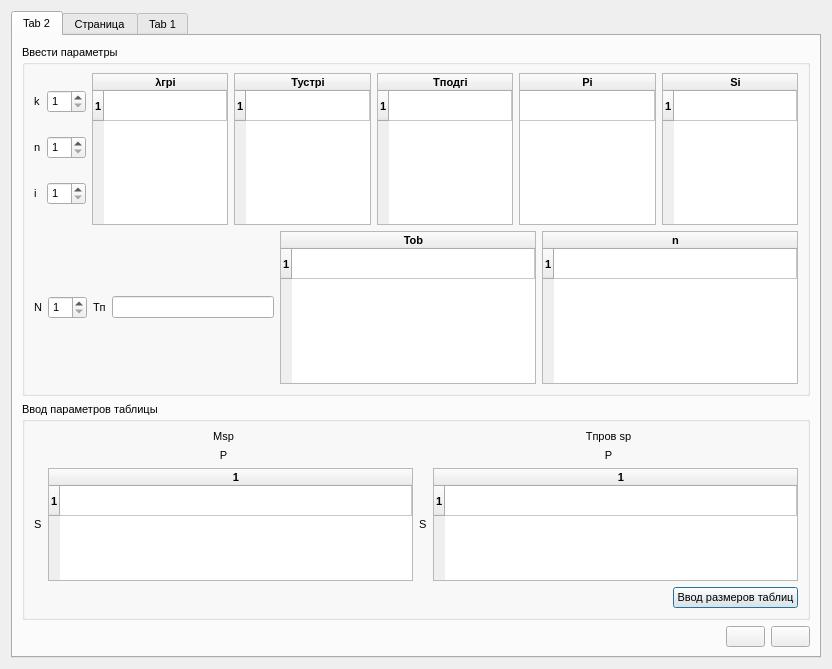
<?xml version="1.0" encoding="UTF-8"?>
<ui version="4.0">
 <class>ost4_83</class>
 <widget class="QDialog" name="ost4_83">
  <property name="geometry">
   <rect>
    <x>0</x>
    <y>0</y>
    <width>832</width>
    <height>669</height>
   </rect>
  </property>
  <property name="font">
   <font>
    <pointsize>8</pointsize>
   </font>
  </property>
  <property name="windowTitle">
   <string>Время восстановления составной части</string>
  </property>
  <property name="autoFillBackground">
   <bool>false</bool>
  </property>
  <layout class="QGridLayout" name="gridLayout_2">
   <item row="0" column="0">
    <widget class="QTabWidget" name="tabWidget">
     <property name="enabled">
      <bool>true</bool>
     </property>
     <property name="acceptDrops">
      <bool>false</bool>
     </property>
     <property name="autoFillBackground">
      <bool>true</bool>
     </property>
     <property name="currentIndex">
      <number>0</number>
     </property>
     <property name="usesScrollButtons">
      <bool>false</bool>
     </property>
     <property name="documentMode">
      <bool>false</bool>
     </property>
     <property name="tabsClosable">
      <bool>false</bool>
     </property>
     <property name="movable">
      <bool>true</bool>
     </property>
     <property name="tabBarAutoHide">
      <bool>false</bool>
     </property>
     <widget class="QWidget" name="widget">
      <attribute name="title">
       <string>Tab 2</string>
      </attribute>
      <layout class="QGridLayout" name="gridLayout_4">
       <item row="0" column="0">
        <layout class="QVBoxLayout" name="verticalLayout_25">
         <item>
          <widget class="QGroupBox" name="groupBox">
           <property name="title">
            <string>Ввести параметры</string>
           </property>
           <layout class="QGridLayout" name="gridLayout_3">
            <item row="0" column="0">
             <layout class="QVBoxLayout" name="verticalLayout">
              <item>
               <layout class="QHBoxLayout" name="horizontalLayout_6">
                <item>
                 <layout class="QVBoxLayout" name="verticalLayout_2">
                  <item>
                   <layout class="QHBoxLayout" name="horizontalLayout_2">
                    <item>
                     <widget class="QLabel" name="label_5">
                      <property name="text">
                       <string>k</string>
                      </property>
                     </widget>
                    </item>
                    <item>
                     <widget class="QSpinBox" name="spinBox_k">
                      <property name="minimum">
                       <number>1</number>
                      </property>
                      <property name="value">
                       <number>1</number>
                      </property>
                     </widget>
                    </item>
                   </layout>
                  </item>
                  <item>
                   <layout class="QHBoxLayout" name="horizontalLayout_3">
                    <item>
                     <widget class="QLabel" name="label_16">
                      <property name="text">
                       <string>n</string>
                      </property>
                     </widget>
                    </item>
                    <item>
                     <widget class="QSpinBox" name="spinBox_n">
                      <property name="minimum">
                       <number>1</number>
                      </property>
                      <property name="value">
                       <number>1</number>
                      </property>
                     </widget>
                    </item>
                   </layout>
                  </item>
                  <item>
                   <layout class="QHBoxLayout" name="horizontalLayout_4">
                    <item>
                     <widget class="QLabel" name="label_17">
                      <property name="text">
                       <string>i</string>
                      </property>
                     </widget>
                    </item>
                    <item>
                     <widget class="QSpinBox" name="spinBox_i">
                      <property name="minimum">
                       <number>1</number>
                      </property>
                     </widget>
                    </item>
                   </layout>
                  </item>
                 </layout>
                </item>
                <item>
                 <widget class="QTableWidget" name="tableWidget_lambda">
                  <property name="font">
                   <font>
                    <weight>75</weight>
                    <bold>true</bold>
                   </font>
                  </property>
                  <property name="rowCount">
                   <number>1</number>
                  </property>
                  <attribute name="horizontalHeaderVisible">
                   <bool>true</bool>
                  </attribute>
                  <attribute name="horizontalHeaderCascadingSectionResizes">
                   <bool>false</bool>
                  </attribute>
                  <attribute name="horizontalHeaderHighlightSections">
                   <bool>true</bool>
                  </attribute>
                  <attribute name="horizontalHeaderShowSortIndicator" stdset="0">
                   <bool>false</bool>
                  </attribute>
                  <attribute name="horizontalHeaderStretchLastSection">
                   <bool>true</bool>
                  </attribute>
                  <attribute name="verticalHeaderVisible">
                   <bool>true</bool>
                  </attribute>
                  <attribute name="verticalHeaderCascadingSectionResizes">
                   <bool>false</bool>
                  </attribute>
                  <row/>
                  <column>
                   <property name="text">
                    <string>λгрi</string>
                   </property>
                  </column>
                 </widget>
                </item>
                <item>
                 <widget class="QTableWidget" name="tableWidget_Tustr">
                  <property name="font">
                   <font>
                    <weight>75</weight>
                    <bold>true</bold>
                   </font>
                  </property>
                  <property name="rowCount">
                   <number>1</number>
                  </property>
                  <attribute name="horizontalHeaderShowSortIndicator" stdset="0">
                   <bool>false</bool>
                  </attribute>
                  <attribute name="horizontalHeaderStretchLastSection">
                   <bool>true</bool>
                  </attribute>
                  <row/>
                  <column>
                   <property name="text">
                    <string>Тустрi</string>
                   </property>
                  </column>
                 </widget>
                </item>
                <item>
                 <widget class="QTableWidget" name="tableWidget_tpodg">
                  <property name="font">
                   <font>
                    <weight>75</weight>
                    <bold>true</bold>
                   </font>
                  </property>
                  <property name="mouseTracking">
                   <bool>false</bool>
                  </property>
                  <property name="tabletTracking">
                   <bool>false</bool>
                  </property>
                  <property name="acceptDrops">
                   <bool>false</bool>
                  </property>
                  <property name="autoFillBackground">
                   <bool>false</bool>
                  </property>
                  <property name="dragEnabled">
                   <bool>false</bool>
                  </property>
                  <property name="alternatingRowColors">
                   <bool>false</bool>
                  </property>
                  <property name="sortingEnabled">
                   <bool>false</bool>
                  </property>
                  <property name="rowCount">
                   <number>1</number>
                  </property>
                  <attribute name="horizontalHeaderCascadingSectionResizes">
                   <bool>false</bool>
                  </attribute>
                  <attribute name="horizontalHeaderShowSortIndicator" stdset="0">
                   <bool>false</bool>
                  </attribute>
                  <attribute name="horizontalHeaderStretchLastSection">
                   <bool>true</bool>
                  </attribute>
                  <attribute name="verticalHeaderCascadingSectionResizes">
                   <bool>false</bool>
                  </attribute>
                  <attribute name="verticalHeaderShowSortIndicator" stdset="0">
                   <bool>false</bool>
                  </attribute>
                  <attribute name="verticalHeaderStretchLastSection">
                   <bool>false</bool>
                  </attribute>
                  <row/>
                  <column>
                   <property name="text">
                    <string>Tподгi</string>
                   </property>
                  </column>
                 </widget>
                </item>
                <item>
                 <widget class="QTableWidget" name="tableWidget_p">
                  <property name="font">
                   <font>
                    <family>Segoe UI</family>
                    <weight>75</weight>
                    <bold>true</bold>
                    <kerning>true</kerning>
                   </font>
                  </property>
                  <property name="mouseTracking">
                   <bool>false</bool>
                  </property>
                  <property name="tabletTracking">
                   <bool>false</bool>
                  </property>
                  <property name="acceptDrops">
                   <bool>false</bool>
                  </property>
                  <property name="layoutDirection">
                   <enum>Qt::LeftToRight</enum>
                  </property>
                  <property name="alternatingRowColors">
                   <bool>false</bool>
                  </property>
                  <property name="showGrid">
                   <bool>true</bool>
                  </property>
                  <property name="sortingEnabled">
                   <bool>false</bool>
                  </property>
                  <property name="rowCount">
                   <number>1</number>
                  </property>
                  <attribute name="horizontalHeaderHighlightSections">
                   <bool>true</bool>
                  </attribute>
                  <attribute name="horizontalHeaderShowSortIndicator" stdset="0">
                   <bool>false</bool>
                  </attribute>
                  <attribute name="horizontalHeaderStretchLastSection">
                   <bool>true</bool>
                  </attribute>
                  <attribute name="verticalHeaderVisible">
                   <bool>false</bool>
                  </attribute>
                  <attribute name="verticalHeaderCascadingSectionResizes">
                   <bool>false</bool>
                  </attribute>
                  <attribute name="verticalHeaderHighlightSections">
                   <bool>true</bool>
                  </attribute>
                  <attribute name="verticalHeaderShowSortIndicator" stdset="0">
                   <bool>false</bool>
                  </attribute>
                  <attribute name="verticalHeaderStretchLastSection">
                   <bool>false</bool>
                  </attribute>
                  <row/>
                  <column>
                   <property name="text">
                    <string>Pi</string>
                   </property>
                  </column>
                 </widget>
                </item>
                <item>
                 <widget class="QTableWidget" name="tableWidget_s">
                  <property name="font">
                   <font>
                    <weight>75</weight>
                    <bold>true</bold>
                   </font>
                  </property>
                  <property name="rowCount">
                   <number>1</number>
                  </property>
                  <attribute name="horizontalHeaderShowSortIndicator" stdset="0">
                   <bool>false</bool>
                  </attribute>
                  <attribute name="horizontalHeaderStretchLastSection">
                   <bool>true</bool>
                  </attribute>
                  <row/>
                  <column>
                   <property name="text">
                    <string>Si</string>
                   </property>
                  </column>
                 </widget>
                </item>
               </layout>
              </item>
              <item>
               <layout class="QHBoxLayout" name="horizontalLayout_13">
                <item>
                 <layout class="QHBoxLayout" name="horizontalLayout_7">
                  <item>
                   <widget class="QLabel" name="label_13">
                    <property name="text">
                     <string>N</string>
                    </property>
                   </widget>
                  </item>
                  <item>
                   <widget class="QSpinBox" name="spinBox_N_2">
                    <property name="minimum">
                     <number>1</number>
                    </property>
                   </widget>
                  </item>
                  <item>
                   <widget class="QLabel" name="label_15">
                    <property name="text">
                     <string>Tп</string>
                    </property>
                   </widget>
                  </item>
                 </layout>
                </item>
                <item>
                 <widget class="QLineEdit" name="lineEdit_tp_2"/>
                </item>
                <item>
                 <layout class="QHBoxLayout" name="horizontalLayout_14">
                  <item>
                   <widget class="QTableWidget" name="tableWidget_Tob_2">
                    <property name="font">
                     <font>
                      <weight>75</weight>
                      <bold>true</bold>
                     </font>
                    </property>
                    <property name="mouseTracking">
                     <bool>false</bool>
                    </property>
                    <property name="tabletTracking">
                     <bool>false</bool>
                    </property>
                    <property name="acceptDrops">
                     <bool>false</bool>
                    </property>
                    <property name="autoFillBackground">
                     <bool>false</bool>
                    </property>
                    <property name="dragEnabled">
                     <bool>false</bool>
                    </property>
                    <property name="alternatingRowColors">
                     <bool>false</bool>
                    </property>
                    <property name="sortingEnabled">
                     <bool>false</bool>
                    </property>
                    <property name="rowCount">
                     <number>1</number>
                    </property>
                    <attribute name="horizontalHeaderCascadingSectionResizes">
                     <bool>false</bool>
                    </attribute>
                    <attribute name="horizontalHeaderShowSortIndicator" stdset="0">
                     <bool>false</bool>
                    </attribute>
                    <attribute name="horizontalHeaderStretchLastSection">
                     <bool>true</bool>
                    </attribute>
                    <attribute name="verticalHeaderCascadingSectionResizes">
                     <bool>false</bool>
                    </attribute>
                    <attribute name="verticalHeaderShowSortIndicator" stdset="0">
                     <bool>false</bool>
                    </attribute>
                    <attribute name="verticalHeaderStretchLastSection">
                     <bool>false</bool>
                    </attribute>
                    <row/>
                    <column>
                     <property name="text">
                      <string>Tob</string>
                     </property>
                    </column>
                   </widget>
                  </item>
                  <item>
                   <widget class="QTableWidget" name="tableWidget_n_2">
                    <property name="font">
                     <font>
                      <weight>75</weight>
                      <bold>true</bold>
                     </font>
                    </property>
                    <property name="mouseTracking">
                     <bool>false</bool>
                    </property>
                    <property name="tabletTracking">
                     <bool>false</bool>
                    </property>
                    <property name="acceptDrops">
                     <bool>false</bool>
                    </property>
                    <property name="autoFillBackground">
                     <bool>false</bool>
                    </property>
                    <property name="dragEnabled">
                     <bool>false</bool>
                    </property>
                    <property name="alternatingRowColors">
                     <bool>false</bool>
                    </property>
                    <property name="sortingEnabled">
                     <bool>false</bool>
                    </property>
                    <property name="rowCount">
                     <number>1</number>
                    </property>
                    <attribute name="horizontalHeaderCascadingSectionResizes">
                     <bool>false</bool>
                    </attribute>
                    <attribute name="horizontalHeaderShowSortIndicator" stdset="0">
                     <bool>false</bool>
                    </attribute>
                    <attribute name="horizontalHeaderStretchLastSection">
                     <bool>true</bool>
                    </attribute>
                    <attribute name="verticalHeaderCascadingSectionResizes">
                     <bool>false</bool>
                    </attribute>
                    <attribute name="verticalHeaderShowSortIndicator" stdset="0">
                     <bool>false</bool>
                    </attribute>
                    <attribute name="verticalHeaderStretchLastSection">
                     <bool>false</bool>
                    </attribute>
                    <row/>
                    <column>
                     <property name="text">
                      <string>n</string>
                     </property>
                    </column>
                   </widget>
                  </item>
                 </layout>
                </item>
               </layout>
              </item>
             </layout>
            </item>
           </layout>
          </widget>
         </item>
         <item>
          <widget class="QGroupBox" name="groupBox_2">
           <property name="title">
            <string>Ввод параметров таблицы</string>
           </property>
           <layout class="QGridLayout" name="gridLayout">
            <item row="0" column="0">
             <layout class="QVBoxLayout" name="verticalLayout_20">
              <item>
               <layout class="QHBoxLayout" name="horizontalLayout_32">
                <item>
                 <layout class="QVBoxLayout" name="verticalLayout_21">
                  <item>
                   <widget class="QLabel" name="label_37">
                    <property name="text">
                     <string>&lt;html&gt;&lt;head/&gt;&lt;body&gt;&lt;p align=&quot;center&quot;&gt;Msp&lt;/p&gt;&lt;/body&gt;&lt;/html&gt;</string>
                    </property>
                   </widget>
                  </item>
                  <item>
                   <layout class="QVBoxLayout" name="verticalLayout_22">
                    <item>
                     <widget class="QLabel" name="label_38">
                      <property name="text">
                       <string>&lt;html&gt;&lt;head/&gt;&lt;body&gt;&lt;p align=&quot;center&quot;&gt;P&lt;/p&gt;&lt;/body&gt;&lt;/html&gt;</string>
                      </property>
                     </widget>
                    </item>
                    <item>
                     <layout class="QHBoxLayout" name="horizontalLayout_33">
                      <item>
                       <widget class="QLabel" name="label_39">
                        <property name="text">
                         <string>S</string>
                        </property>
                       </widget>
                      </item>
                      <item>
                       <widget class="QTableWidget" name="tableWidget_msp_4">
                        <property name="font">
                         <font>
                          <weight>75</weight>
                          <bold>true</bold>
                         </font>
                        </property>
                        <property name="autoFillBackground">
                         <bool>false</bool>
                        </property>
                        <property name="rowCount">
                         <number>1</number>
                        </property>
                        <property name="columnCount">
                         <number>1</number>
                        </property>
                        <attribute name="horizontalHeaderCascadingSectionResizes">
                         <bool>false</bool>
                        </attribute>
                        <attribute name="horizontalHeaderShowSortIndicator" stdset="0">
                         <bool>false</bool>
                        </attribute>
                        <attribute name="horizontalHeaderStretchLastSection">
                         <bool>true</bool>
                        </attribute>
                        <attribute name="verticalHeaderCascadingSectionResizes">
                         <bool>false</bool>
                        </attribute>
                        <attribute name="verticalHeaderShowSortIndicator" stdset="0">
                         <bool>false</bool>
                        </attribute>
                        <attribute name="verticalHeaderStretchLastSection">
                         <bool>false</bool>
                        </attribute>
                        <row/>
                        <column/>
                       </widget>
                      </item>
                     </layout>
                    </item>
                   </layout>
                  </item>
                 </layout>
                </item>
                <item>
                 <layout class="QVBoxLayout" name="verticalLayout_23">
                  <item>
                   <layout class="QVBoxLayout" name="verticalLayout_24">
                    <item>
                     <widget class="QLabel" name="label_40">
                      <property name="text">
                       <string>&lt;html&gt;&lt;head/&gt;&lt;body&gt;&lt;p align=&quot;center&quot;&gt;Tпров sp&lt;/p&gt;&lt;/body&gt;&lt;/html&gt;</string>
                      </property>
                     </widget>
                    </item>
                    <item>
                     <widget class="QLabel" name="label_41">
                      <property name="text">
                       <string>&lt;html&gt;&lt;head/&gt;&lt;body&gt;&lt;p align=&quot;center&quot;&gt;P&lt;/p&gt;&lt;/body&gt;&lt;/html&gt;</string>
                      </property>
                     </widget>
                    </item>
                   </layout>
                  </item>
                  <item>
                   <layout class="QHBoxLayout" name="horizontalLayout_34">
                    <item>
                     <widget class="QLabel" name="label_42">
                      <property name="text">
                       <string>S</string>
                      </property>
                     </widget>
                    </item>
                    <item>
                     <widget class="QTableWidget" name="tableWidget_tprov_sp_4">
                      <property name="font">
                       <font>
                        <weight>75</weight>
                        <bold>true</bold>
                       </font>
                      </property>
                      <property name="autoFillBackground">
                       <bool>false</bool>
                      </property>
                      <property name="rowCount">
                       <number>1</number>
                      </property>
                      <property name="columnCount">
                       <number>1</number>
                      </property>
                      <attribute name="horizontalHeaderCascadingSectionResizes">
                       <bool>false</bool>
                      </attribute>
                      <attribute name="horizontalHeaderShowSortIndicator" stdset="0">
                       <bool>false</bool>
                      </attribute>
                      <attribute name="horizontalHeaderStretchLastSection">
                       <bool>true</bool>
                      </attribute>
                      <attribute name="verticalHeaderCascadingSectionResizes">
                       <bool>false</bool>
                      </attribute>
                      <attribute name="verticalHeaderShowSortIndicator" stdset="0">
                       <bool>false</bool>
                      </attribute>
                      <attribute name="verticalHeaderStretchLastSection">
                       <bool>false</bool>
                      </attribute>
                      <row/>
                      <column/>
                     </widget>
                    </item>
                   </layout>
                  </item>
                 </layout>
                </item>
               </layout>
              </item>
              <item>
               <layout class="QHBoxLayout" name="horizontalLayout_35">
                <item>
                 <spacer name="horizontalSpacer_7">
                  <property name="orientation">
                   <enum>Qt::Horizontal</enum>
                  </property>
                  <property name="sizeHint" stdset="0">
                   <size>
                    <width>538</width>
                    <height>20</height>
                   </size>
                  </property>
                 </spacer>
                </item>
                <item>
                 <widget class="QPushButton" name="pushButton_7">
                  <property name="text">
                   <string>Ввод размеров таблиц</string>
                  </property>
                 </widget>
                </item>
               </layout>
              </item>
             </layout>
            </item>
           </layout>
          </widget>
         </item>
         <item>
          <layout class="QHBoxLayout" name="horizontalLayout_36">
           <item>
            <spacer name="horizontalSpacer">
             <property name="orientation">
              <enum>Qt::Horizontal</enum>
             </property>
             <property name="sizeHint" stdset="0">
              <size>
               <width>508</width>
               <height>20</height>
              </size>
             </property>
            </spacer>
           </item>
           <item>
            <widget class="QPushButton" name="pushButton_4">
             <property name="text">
              <string/>
             </property>
             <property name="icon">
              <iconset resource="img.qrc">
               <normaloff>:/img/img/Без названия.png</normaloff>:/img/img/Без названия.png</iconset>
             </property>
            </widget>
           </item>
           <item>
            <widget class="QPushButton" name="pushButton">
             <property name="text">
              <string/>
             </property>
             <property name="icon">
              <iconset resource="img.qrc">
               <normaloff>:/img/img/strelka.png</normaloff>:/img/img/strelka.png</iconset>
             </property>
            </widget>
           </item>
          </layout>
         </item>
        </layout>
       </item>
      </layout>
     </widget>
     <widget class="QWidget" name="tab_3">
      <attribute name="title">
       <string>Страница</string>
      </attribute>
      <widget class="QWidget" name="">
       <property name="geometry">
        <rect>
         <x>10</x>
         <y>10</y>
         <width>201</width>
         <height>161</height>
        </rect>
       </property>
       <layout class="QVBoxLayout" name="verticalLayout_26">
        <item>
         <widget class="QGroupBox" name="groupBox_3">
          <property name="title">
           <string>Ввести параметры</string>
          </property>
          <layout class="QGridLayout" name="gridLayout_5">
           <item row="0" column="0">
            <layout class="QVBoxLayout" name="verticalLayout_6">
             <item>
              <layout class="QHBoxLayout" name="horizontalLayout_20">
               <item>
                <widget class="QLabel" name="label_19">
                 <property name="text">
                  <string>Тоб</string>
                 </property>
                </widget>
               </item>
               <item>
                <widget class="QLineEdit" name="lineEdit"/>
               </item>
              </layout>
             </item>
             <item>
              <layout class="QHBoxLayout" name="horizontalLayout_19">
               <item>
                <widget class="QLabel" name="label_20">
                 <property name="text">
                  <string>Тот</string>
                 </property>
                </widget>
               </item>
               <item>
                <widget class="QLineEdit" name="lineEdit_2"/>
               </item>
              </layout>
             </item>
             <item>
              <layout class="QHBoxLayout" name="horizontalLayout_18">
               <item>
                <widget class="QLabel" name="label_21">
                 <property name="text">
                  <string>Ту</string>
                 </property>
                </widget>
               </item>
               <item>
                <widget class="QLineEdit" name="lineEdit_3"/>
               </item>
              </layout>
             </item>
            </layout>
           </item>
          </layout>
         </widget>
        </item>
        <item>
         <layout class="QHBoxLayout" name="horizontalLayout_21">
          <item>
           <spacer name="horizontalSpacer_3">
            <property name="orientation">
             <enum>Qt::Horizontal</enum>
            </property>
            <property name="sizeHint" stdset="0">
             <size>
              <width>58</width>
              <height>20</height>
             </size>
            </property>
           </spacer>
          </item>
          <item>
           <widget class="QPushButton" name="pushButton_3">
            <property name="text">
             <string>Рассчитать</string>
            </property>
           </widget>
          </item>
         </layout>
        </item>
       </layout>
      </widget>
     </widget>
     <widget class="QWidget" name="tab">
      <attribute name="title">
       <string>Tab 1</string>
      </attribute>
      <widget class="QWidget" name="">
       <property name="geometry">
        <rect>
         <x>1</x>
         <y>11</y>
         <width>491</width>
         <height>221</height>
        </rect>
       </property>
       <layout class="QVBoxLayout" name="verticalLayout_7">
        <item>
         <widget class="QGroupBox" name="groupBox_4">
          <property name="title">
           <string>Результат (подробный)</string>
          </property>
          <layout class="QGridLayout" name="gridLayout_6">
           <item row="0" column="0">
            <layout class="QHBoxLayout" name="horizontalLayout_23">
             <item>
              <widget class="QTableWidget" name="tableWidget_tprovi">
               <property name="font">
                <font>
                 <weight>75</weight>
                 <bold>true</bold>
                </font>
               </property>
               <property name="rowCount">
                <number>1</number>
               </property>
               <attribute name="horizontalHeaderStretchLastSection">
                <bool>true</bool>
               </attribute>
               <row/>
               <column>
                <property name="text">
                 <string>Tprovi</string>
                </property>
               </column>
              </widget>
             </item>
             <item>
              <layout class="QHBoxLayout" name="horizontalLayout">
               <item>
                <widget class="QLabel" name="label_3">
                 <property name="text">
                  <string>Tу</string>
                 </property>
                </widget>
               </item>
               <item>
                <widget class="QLineEdit" name="lineEdit_tu"/>
               </item>
              </layout>
             </item>
             <item>
              <layout class="QHBoxLayout" name="horizontalLayout_8">
               <item>
                <widget class="QLabel" name="label_12">
                 <property name="text">
                  <string>Tоб</string>
                 </property>
                </widget>
               </item>
               <item>
                <widget class="QLineEdit" name="lineEdit_ob"/>
               </item>
              </layout>
             </item>
             <item>
              <layout class="QHBoxLayout" name="horizontalLayout_17">
               <item>
                <widget class="QLabel" name="label_22">
                 <property name="text">
                  <string>Тв</string>
                 </property>
                </widget>
               </item>
               <item>
                <widget class="QLineEdit" name="lineEdit_Tv"/>
               </item>
              </layout>
             </item>
             <item>
              <layout class="QHBoxLayout" name="horizontalLayout_16">
               <item>
                <widget class="QLabel" name="label_11">
                 <property name="text">
                  <string>Tот</string>
                 </property>
                </widget>
               </item>
               <item>
                <widget class="QLineEdit" name="lineEdit_ot"/>
               </item>
              </layout>
             </item>
            </layout>
           </item>
          </layout>
         </widget>
        </item>
        <item>
         <widget class="QGroupBox" name="groupBox_5">
          <property name="title">
           <string>Результат (с готовыми параметрами)</string>
          </property>
          <layout class="QGridLayout" name="gridLayout_7">
           <item row="0" column="0">
            <layout class="QHBoxLayout" name="horizontalLayout_24">
             <item>
              <spacer name="horizontalSpacer_8">
               <property name="orientation">
                <enum>Qt::Horizontal</enum>
               </property>
               <property name="sizeHint" stdset="0">
                <size>
                 <width>40</width>
                 <height>20</height>
                </size>
               </property>
              </spacer>
             </item>
             <item>
              <widget class="QLabel" name="label_23">
               <property name="text">
                <string>Тв</string>
               </property>
              </widget>
             </item>
             <item>
              <widget class="QLineEdit" name="lineEdit_Tv_2"/>
             </item>
             <item>
              <spacer name="horizontalSpacer_4">
               <property name="orientation">
                <enum>Qt::Horizontal</enum>
               </property>
               <property name="sizeHint" stdset="0">
                <size>
                 <width>98</width>
                 <height>20</height>
                </size>
               </property>
              </spacer>
             </item>
            </layout>
           </item>
          </layout>
         </widget>
        </item>
       </layout>
      </widget>
     </widget>
    </widget>
   </item>
  </layout>
 </widget>
 <resources>
  <include location="img.qrc"/>
 </resources>
 <connections/>
</ui>
